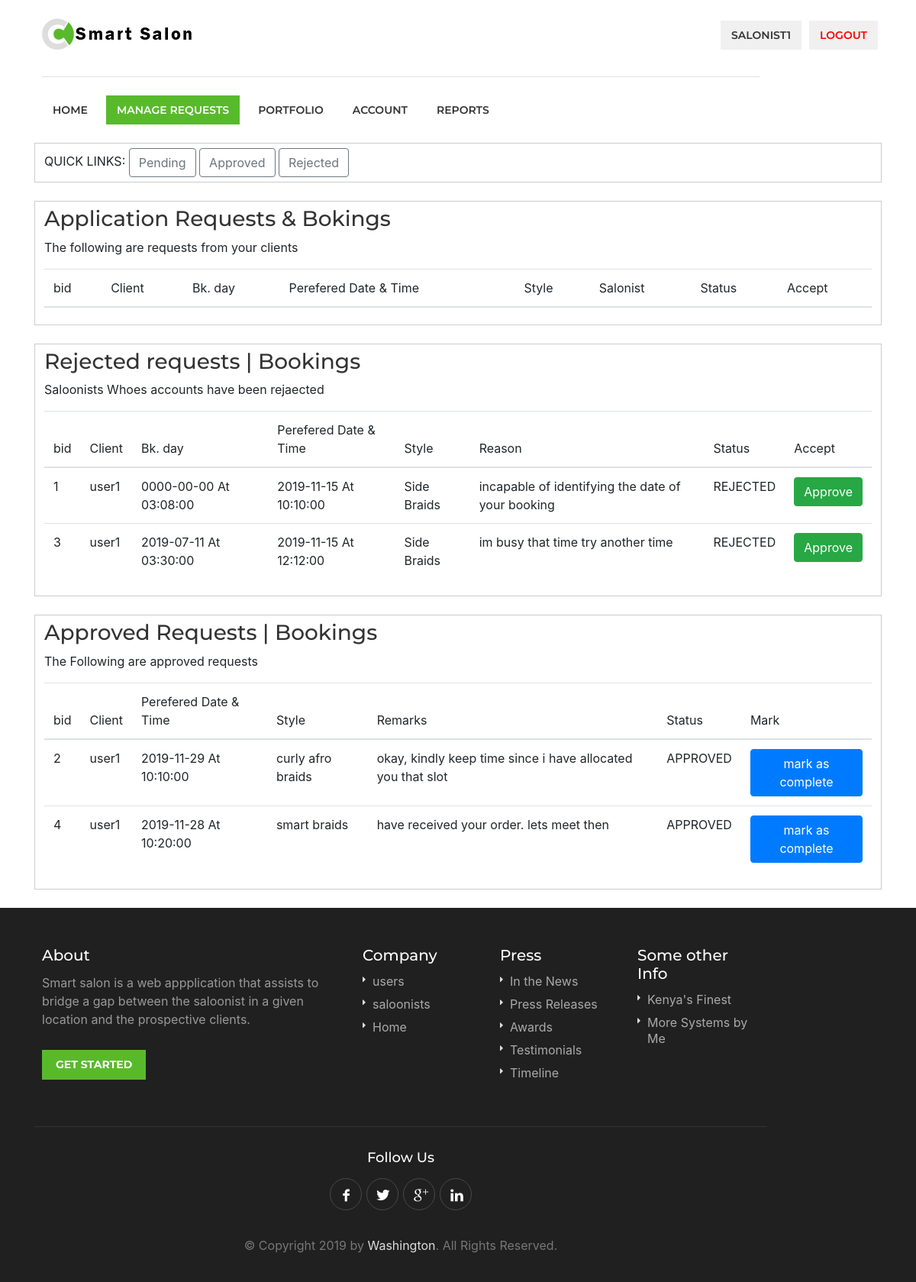
Page /salonist/requests.php (signed in) on the committed database.
### tables this page shows
CREATE TABLE `bookings` (
  `id` int(11) NOT NULL,
  `username` varchar(20) NOT NULL,
  `salonist` varchar(20) NOT NULL,
  `styleid` int(11) NOT NULL,
  `datebooked` date NOT NULL,
  `timeboked` time NOT NULL,
  `prefereddate` date NOT NULL,
  `preferdtime` time NOT NULL,
  `description` varchar(255) NOT NULL,
  `salonistreply` varchar(255) NOT NULL,
  `status` varchar(40) NOT NULL,
  `reasonforrejection` varchar(255) NOT NULL
);

CREATE TABLE `styles` (
  `id` int(11) NOT NULL,
  `image` varchar(100) NOT NULL,
  `sname` varchar(40) NOT NULL,
  `scategory` varchar(40) NOT NULL,
  `sprice` double NOT NULL,
  `sdescription` varchar(255) NOT NULL,
  `salonistid` int(11) NOT NULL,
  `salonistname` varchar(40) NOT NULL
);

### salonist/requests.php (the view, shortened to what this page needs)
<?php
include('server.php');
?>
<!DOCTYPE html>
<html lang="en">
<head>
<link rel="stylesheet" href="css/style.css">
<link rel="stylesheet" href="css/colors/green.css" id="colors">
<link rel="stylesheet" href="css/bootstrap.min.css">
</head>
<body>
<div id="wrapper">
<header>
<div class="container">
	<div class="sixteen columns">
		<div id="logo">
			<h1><a href="index.html"><img src="images/logo.png" alt="Smart Salon" /></a></h1>
		</div>
		<nav id="navigation" class="menu">
			<ul id="responsive">
                <li><a href="index.php" >Home</a> </li>
				<li><a href="requests.php" id="current">Manage Requests</a></li>
				<li><a href="styles.php">Portfolio</a></li>
				<li><a href="account.php">Account</a></li>
				<li><a href="reports.php">Reports</a></li>
			</ul>
			<ul class="float-right">
				<li><a href="#"><?=$_SESSION["username"]?></a></li>
				<li><a href="index.php?logout='1'" style="color: red;">logout</a></li>
			</ul>
		</nav>
	</div>
</div>
</header>
<div class="clearfix"></div>
<section class="section intro">
	<div class="container">
		<div style="padding: 6px 12px; border: 1px solid #ccc;">
			QUICK LINKS:
			<a href="#pending"><button type="button" class="btn btn-outline-secondary">Pending </button></a>
			<a href="#approved"><button type="button" class="btn btn-outline-secondary">Approved </button></a>
			<a href="#rejected"><button type="button" class="btn btn-outline-secondary">Rejected </button></a>
		</div>
	</div>
	<br>
	<div class="container" id="pending">
		<div style="padding: 6px 12px; border: 1px solid #ccc;">
			<h3>Application Requests & Bokings</h3>
			<p>The following are requests from your clients</p>
			<table class="table table-stipped">
                    <thead>
                        <tr>
                            <th sope="col">bid</th>
							<th scope="col">Client</th>
                            <th scope="col">Bk. day</th>
                            <th scope="col"> Perefered Date & Time</th>
                            <th scope="col"> Style </th>
                            <th scope="col"> Salonist </th>
                            <th scope="col"> Status</th>
							<th scope="col"> Accept</th>
                        </tr>
                    </thead>
                </table>
		</div>
	</div>
	<br>
	<div class="container" id="rejected">
		<div style="padding: 6px 12px; border: 1px solid #ccc;">
			<h3>Rejected requests | Bookings</h3>
			<p>Saloonists Whoes accounts have been rejaected</p>
			<table class="table table-stipped">
                    <thead>
                        <tr>
                            <th sope="col">bid</th>
							<th scope="col">Client</th>
                            <th scope="col">Bk. day</th>
                            <th scope="col"> Perefered Date & Time</th>
                            <th scope="col"> Style </th>
                            <th scope="col"> Reason</th>
                            <th scope="col"> Status</th>
							<th scope="col"> Accept</th>
                        </tr>
                    </thead>
                    <tbody>
					<?php
                    $user = $_SESSION["username"];
					$sql = "SELECT * FROM bookings WHERE salonist ='$user' AND status='REJECTED' ";
					$result = mysqli_query($db, $sql);
					while($row = mysqli_fetch_array($result, MYSQLI_NUM))
					{
						$sty = $row[3];
						$sql0 = "SELECT * FROM styles WHERE id ='$sty'";
						$result0 = mysqli_query($db, $sql0);
						while($rowz = mysqli_fetch_array($result0, MYSQLI_NUM))
						{
							$styname = $rowz[2];
						}
						echo '<tr>';
							echo '<td>'.$row[0].'</td> ';
							echo '<td>'.$row[1].'</td> ';
							echo '<td>'.$row[4]." At ".$row[5].'</td> ';
							echo '<td>'.$row[6]." At ".$row[7].'</td> ';
							echo '<td>'.$styname.'</td> ';
							echo '<td>'.$row[11].'</td> ';
							echo '<td>'.$row[10].'</td> ';
							echo '<td>
									<a href="approve.php?id='.$row[0].'"><strong><button type="button" class="btn btn-success">Approve</button>
								</td> ';
						echo '</tr>';
					}
					?>
				</tbody>
                </table>
		</div>
	</div>
	<br>
	<div class="container" id="approved">
		<div style="padding: 6px 12px; border: 1px solid #ccc;">
			<h3>Approved Requests | Bookings </h3>
			<p> The Following are approved requests  </p>
			<table class="table table-stipped">
                    <thead>
                        <tr>
                            <th sope="col">bid</th>
							<th scope="col">Client</th>
                            <th scope="col"> Perefered Date & Time</th>
                            <th scope="col"> Style </th>
                            <th scope="col"> Remarks </th>
                            <th scope="col"> Status</th>
							<th scope="col"> Mark</th>
                        </tr>
                    </thead>
                    <tbody>
					<?php
                    $user = $_SESSION["username"];
					$sql = "SELECT * FROM bookings WHERE salonist ='$user' AND status='APPROVED' ";
					$result = mysqli_query($db, $sql);
					while($row = mysqli_fetch_array($result, MYSQLI_NUM))
					{
						$sty = $row[3];
						$sql0 = "SELECT * FROM styles WHERE id ='$sty'";
						$result0 = mysqli_query($db, $sql0);
						while($rowz = mysqli_fetch_array($result0, MYSQLI_NUM))
						{
							$styname = $rowz[2];
						}
						echo '<tr>';
							echo '<td>'.$row[0].'</td> ';
							echo '<td>'.$row[1];
							echo '<td>'.$row[6]." At ".$row[7].'</td> ';
							echo '<td>'.$styname.'</td> ';
							echo '<td>'.$row[9].'</td> ';
							echo '<td>'.$row[10].'</td> ';
							echo '<td>
									<a href="#"><strong><button type="button" class="btn btn-primary">mark as complete</button>
								</td> ';
						echo '</tr>';
					}
					?>
				</tbody>
                </table>
		</div>
	</div>
</section>
<br>
<div id="footer">
	<div class="container">
		<div class="seven columns">
			<h4>About</h4>
			<p>Smart salon is a web appplication that assists to bridge a gap between the saloonist in a given location
				and the prospective clients.</p>
			<a href="#" class="button">Get Started</a>
		</div>
		<div class="three columns">
			<h4>Company</h4>
			<ul class="footer-links">
				<li><a href="users.php">users</a></li>
				<li><a href="saloonists.php">saloonists</a></li>
				<li><a href="index.php">Home</a></li>
			</ul>
		</div>
		<div class="three columns">
			<h4>Press</h4>
			<ul class="footer-links">
				<li><a href="#">In the News</a></li>
				<li><a href="#">Press Releases</a></li>
				<li><a href="#">Awards</a></li>
				<li><a href="#">Testimonials</a></li>
				<li><a href="#">Timeline</a></li>
			</ul>
		</div>
		<div class="three columns">
			<h4>Some other Info</h4>
			<ul class="footer-links">
				<li><a href="#">Kenya's Finest</a></li>
				<li><a href="#">More Systems by Me</a></li>
			</ul>
		</div>
	</div>
	<div class="container">
		<div class="footer-bottom">
			<div class="sixteen columns">
				<h4>Follow Us</h4>
				<ul class="social-icons">
					<li><a class="facebook" href="#"><i class="icon-facebook"></i></a></li>
					<li><a class="twitter" href="#"><i class="icon-twitter"></i></a></li>
					<li><a class="gplus" href="#"><i class="icon-gplus"></i></a></li>
					<li><a class="linkedin" href="#"><i class="icon-linkedin"></i></a></li>
				</ul>
				<div class="copyrights">©  Copyright 2019 by <a href="#">Washington</a>. All Rights Reserved.</div>
			</div>
		</div>
	</div>
</div>
</div>
</body>
</html>

### salonist/css/colors/green.css (style rules this page uses)
#current, a.button.gray.app-link.opened, ul.float-right li a:hover, .menu ul li.sfHover a.sf-with-ul, .menu ul li a:hover, a.menu-trigger:hover, #jPanelMenu-menu li a:hover, .search-container button, .upload-btn, button, input[type="button"], input[type="submit"], a.button, .upload-btn:hover, #titlebar.photo-bg a.button.white:hover, a.button.dark:hover, #backtotop a:hover, .mfp-close:hover, .tabs-nav li.active a, .ui-accordion .ui-accordion-header-active:hover, .ui-accordion .ui-accordion-header-active, .highlight.color, .plan.color-2 .plan-price, .plan.color-2 a.button, .tp-leftarrow:hover, .tp-rightarrow:hover, .pagination ul li a.current-page, .pagination .current, .pagination ul li a:hover, .pagination-next-prev ul li a:hover, .infobox, .hover-icon, .comment-by a.reply:hover, .chosen-container .chosen-results li.highlighted, .chosen-container-multi .chosen-choices li.search-choice, .list-search button, .checkboxes input[type=checkbox]:checked + label:before { background-color: #58ba2b; }
a, table td.title a:hover, table.manage-table td.action a:hover, #breadcrumbs ul li a:hover, #titlebar span.icons a:hover, .counter-box i, .counter, #popular-categories li a i, .list-1 li:before, .dropcap, .resume-titlebar span a:hover i, .resumes-list-content h4, .job-overview ul li i, .company-info span a:hover, .infobox a:hover, .meta-tags span a:hover, .widget-text h5 a:hover, .app-content .info span , .app-content .info ul li a:hover { color: #58ba2b; }

### salonist/css/base.css (style rules this page uses)
html, body, div, span, applet, object, iframe, h1, h2, h3, h4, h5, h6, p, blockquote, pre, a, abbr, acronym, address, big, cite, code, del, dfn, em, img, ins, kbd, q, s, samp, small, strike, strong, sub, sup, tt, var, b, u, i, center, dl, dt, dd, ol, ul, li, fieldset, form, label, legend, table, caption, tbody, tfoot, thead, tr, th, td, article, aside, canvas, details, embed, figure, figcaption, footer, header, hgroup, menu, nav, output, ruby, section, summary, time, mark, audio, video { margin: 0; padding: 0; border: 0; font-size: 100%; font: inherit; vertical-align: baseline; }
article, aside, details, figcaption, figure, footer, header, hgroup, menu, nav, section { display: block; }
body { line-height: 1; }
ol, ul { list-style: none; }
table { border-collapse: collapse; border-spacing: 0; }
body { background-color: #fff; font-size: 16px; line-height: 27px; color: #666; -webkit-font-smoothing: antialiased; -webkit-text-size-adjust: 100%; overflow-x: hidden; }
#wrapper { background-color: #fff; }
body, input[type="text"], input[type="password"], input[type="email"], input[type="number"], textarea, .widget-text h5, h3.centered-headline span, select { font-family: "Lato", "HelveticaNeue", "Helvetica Neue", Helvetica, Arial, sans-serif; }
h1, h2, h3, h4, h5, h6, .button, input[type="button"], input[type="submit"], button, #navigation, .infobox a, .pagination-container, .upload-btn, .skills span, .app-content .info span, .tabs-nav li a, .reply, .ui-accordion .ui-accordion-header, .trigger a, .caption.title, .caption .slider-button, .counter, .counter-box i, a.menu-trigger, #style-switcher h2, .resume-table strong { font-family: "Montserrat", "HelveticaNeue", "Helvetica Neue", Helvetica, Arial, sans-serif; }
img, object, video { height: auto; display: block; }
img { width: auto; border: 0; -ms-interpolation-mode: bicubic; max-width: 100%; }
h1, h2, h3, h4, h5, h6 { color: #333; font-weight: 500; }
h1 a, h2 a, h3 a, h4 a, h5 a, h6 a { font-weight: inherit; }
h1 { font-size: 30px; line-height: 54px; }
h3 { font-size: 22px; line-height: 44px; }
h4 { font-size: 18px; line-height: 36px; }
p { margin: 0 0 15px 0; }
strong { font-weight: 700; color: #333; }
a { color: #505050; text-decoration: none; outline: 0; -webkit-transition: color 0.2s ease-in-out; -moz-transition: color 0.2s ease-in-out; -o-transition: color 0.2s ease-in-out; -transition: color 0.2s ease-in-out; }
ul, ol { margin: 0; }
ul { list-style: none outside; }
li { line-height: 18px; }

### rows in the picture
bookings: id "1", username "user1", datebooked "0000-00-00", timeboked "03:08:00", prefereddate "2019-11-15", preferdtime "10:10:00", styleid.sname "Side Braids", reasonforrejection "incapable of identifying the date of your booking", status "REJECTED"
bookings: id "3", username "user1", datebooked "2019-07-11", timeboked "03:30:00", prefereddate "2019-11-15", preferdtime "12:12:00", styleid.sname "Side Braids", reasonforrejection "im busy that time try another time", status "REJECTED"
bookings: id "2", username "user1", prefereddate "2019-11-29", preferdtime "10:10:00", styleid.sname "curly afro braids", salonistreply "okay, kindly keep time since i have allocated you that slot", status "APPROVED"
bookings: id "4", username "user1", prefereddate "2019-11-28", preferdtime "10:20:00", styleid.sname "smart braids", salonistreply "have received your order. lets meet then", status "APPROVED"

### other values in the picture
$_SESSION["username"] "SALONIST1"
